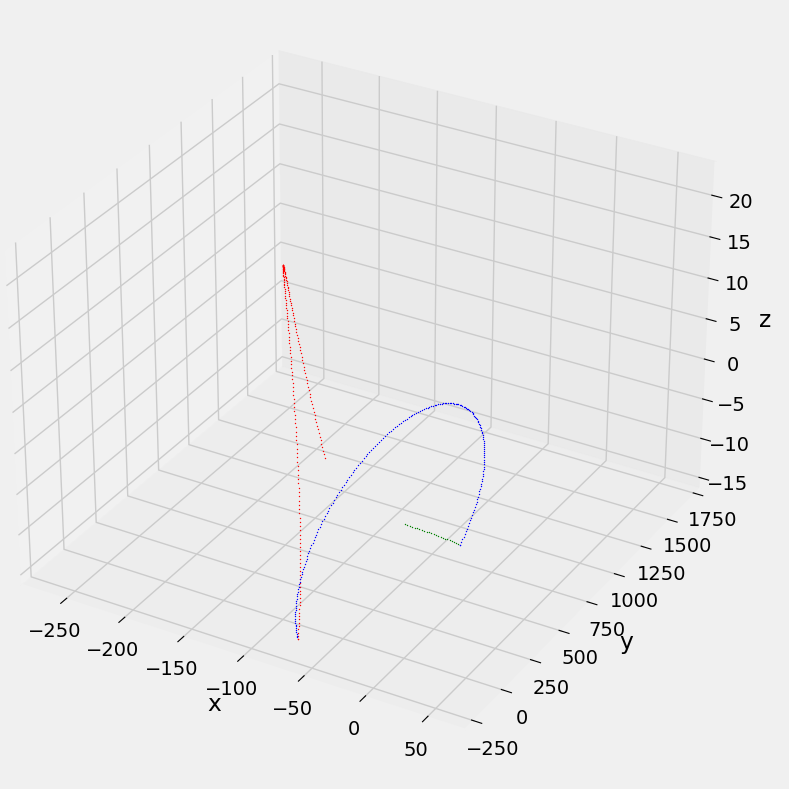

Write the Python code that produced this figure.
### https://github.com/bonarl/Clohessy-Wiltshire/blob/master/cw2.py

import math
import numpy as np
import matplotlib.pyplot as plt
from mpl_toolkits.mplot3d import Axes3D

plt.style.use('fivethirtyeight')

r0    = [0.0, 0.0, 0.0]       # initial starting position
rdot0 = [0.1, 0.0, 0.0]       # initial velocity (on release from ISS) (m/s)
R     =  6870 + 405
mu    =  398600.50
omega = math.sqrt(mu/R**3)

nframes01 = 1000
nframes02 =  200
nframes03 =  200
dt        =   20

def CW(r0, rdot0, omega, t):
  x0    = r0[0]
  y0    = r0[1]
  z0    = r0[2]
  xdot0 = rdot0[0]
  ydot0 = rdot0[1]
  zdot0 = rdot0[2]
    
  A = [[         4.0 - 3.0*math.cos(omega*t), 0.0,               0.0,           math.sin(omega*t)/omega,   2.0*(1.0-math.cos(omega*t))/omega,                     0.0],
       [ 6.0*math.sin(omega*t) - 6.0*omega*t, 1.0,               0.0, 2.0*(math.cos(omega*t)-1.0)/omega, 4.0*math.sin(omega*t)/omega - 3.0*t,                     0.0],
       [                                 0.0, 0.0, math.cos(omega*t),                               0.0,                                 0.0, math.sin(omega*t)/omega]]
  
  xt = A[0][0]*r0[0] + A[0][1]*r0[1] + A[0][2]*r0[2] + A[0][3]*rdot0[0] + A[0][4]*rdot0[1] + A[0][5]*rdot0[2]
  yt = A[1][0]*r0[0] + A[1][1]*r0[1] + A[1][2]*r0[2] + A[1][3]*rdot0[0] + A[1][4]*rdot0[1] + A[1][5]*rdot0[2]
  zt = A[2][0]*r0[0] + A[2][1]*r0[1] + A[2][2]*r0[2] + A[2][3]*rdot0[0] + A[2][4]*rdot0[1] + A[2][5]*rdot0[2]
  return [xt, yt, zt]

def CW2(r0, rdot0, omega, t):
  x0    = r0[0]
  y0    = r0[1]
  z0    = r0[2]
  xdot0 = rdot0[0]
  ydot0 = rdot0[1]
  zdot0 = rdot0[2]
    
  A = [[         4.0 - 3.0*math.cos(omega*t), 0.0,                       0.0,           math.sin(omega*t)/omega,   2.0*(1.0-math.cos(omega*t))/omega,                     0.0],
       [ 6.0*math.sin(omega*t) - 6.0*omega*t, 1.0,                       0.0, 2.0*(math.cos(omega*t)-1.0)/omega, 4.0*math.sin(omega*t)/omega - 3.0*t,                     0.0],
       [                                 0.0, 0.0,         math.cos(omega*t),                               0.0,                                 0.0, math.sin(omega*t)/omega],
       [         3.0*math.sin(omega*t)*omega, 0.0,                       0.0,                 math.cos(omega*t),               2.0*math.sin(omega*t),                     0.0],
       [     6*omega*(math.cos(omega*t)-1.0), 0.0,                       0.0,           - 2.0*math.sin(omega*t),         4.0*math.cos(omega*t) - 3.0,                     0.0],
       [                                 0.0, 0.0, - omega*math.sin(omega*t),                               0.0,                                 0.0,       math.cos(omega*t)]]
  
  xt   = A[0][0]*r0[0] + A[0][1]*r0[1] + A[0][2]*r0[2] + A[0][3]*rdot0[0] + A[0][4]*rdot0[1] + A[0][5]*rdot0[2]
  yt   = A[1][0]*r0[0] + A[1][1]*r0[1] + A[1][2]*r0[2] + A[1][3]*rdot0[0] + A[1][4]*rdot0[1] + A[1][5]*rdot0[2]
  zt   = A[2][0]*r0[0] + A[2][1]*r0[1] + A[2][2]*r0[2] + A[2][3]*rdot0[0] + A[2][4]*rdot0[1] + A[2][5]*rdot0[2]
  xdot = A[3][0]*r0[0] + A[3][1]*r0[1] + A[3][2]*r0[2] + A[3][3]*rdot0[0] + A[3][4]*rdot0[1] + A[3][5]*rdot0[2]
  ydot = A[4][0]*r0[0] + A[4][1]*r0[1] + A[4][2]*r0[2] + A[4][3]*rdot0[0] + A[4][4]*rdot0[1] + A[4][5]*rdot0[2]
  zdot = A[5][0]*r0[0] + A[5][1]*r0[1] + A[5][2]*r0[2] + A[5][3]*rdot0[0] + A[5][4]*rdot0[1] + A[5][5]*rdot0[2]
  
  return [xt, yt, zt], [xdot, ydot, zdot]
        
xs = []
ys = []
zs = []
ds = []

d       =  0
d_max   = 50
stindex = nframes01

# Maneuver 1
for i in range(nframes01):
  t = dt*i
  r_vec, rdot_vec = CW2(r0, rdot0, omega, t)
  
  xs.append(r_vec[0])
  ys.append(r_vec[1])
  zs.append(r_vec[2])
  ds.append(np.linalg.norm(r_vec))
  
  v = math.sqrt(np.linalg.norm(rdot_vec))
  stindex = i
  if ds[-1] >= d_max:
    break
  

# Maneuver 2
r0     =  r_vec
deltav = [-0.03, 0, 0.02]
for i, vectorElem in enumerate(rdot_vec):
    rdot0[i] = vectorElem + deltav[i]

for i in range(nframes02):
  t        = dt*i
  r_vec, rdot_vec = CW2(r0, rdot0, omega, t)
  
  xs.append(r_vec[0])
  ys.append(r_vec[1])
  zs.append(r_vec[2])
  ds.append(np.linalg.norm(r_vec))
    
  v = math.sqrt(np.linalg.norm(rdot_vec))

# Maneuver 3

r0     = r_vec
deltav = [0, -0.05, 0.03]
for i, vectorElem in enumerate(rdot_vec):
  rdot0[i] = vectorElem + deltav[i]  

for i in range(nframes03):
  t        = dt*i
  r_vec, rdot_vec = CW2(r0, rdot0, omega, t)
  
  xs.append(r_vec[0])
  ys.append(r_vec[1])
  zs.append(r_vec[2])
  ds.append(np.linalg.norm(r_vec))
    
  v = math.sqrt(np.linalg.norm(rdot_vec))

# Maneuver 4

r0     = r_vec
deltav = [0, -0.05, 0.03]
for i, vectorElem in enumerate(rdot_vec):
  rdot0[i] = vectorElem + deltav[i]  

for i in range(nframes03):
  t        = dt*i
  r_vec, rdot_vec = CW2(r0, rdot0, omega, t)
  
  xs.append(r_vec[0])
  ys.append(r_vec[1])
  zs.append(r_vec[2])
  ds.append(np.linalg.norm(r_vec))
    
  v = math.sqrt(np.linalg.norm(rdot_vec))


xmin, xmax = min(xs), max(xs)
ymin, ymax = min(ys), max(ys)
zmin, zmax = min(zs), max(zs)
dmin, dmax = min(ds), max(ds)

fig = plt.figure()
ax  = fig.add_subplot(111, projection = '3d', xlim = (xmin, xmax), ylim = (ymin, ymax), zlim = (zmin, zmax))
ax.set_xlabel('x')
ax.set_ylabel('y')
ax.set_zlabel('z')

for frame in range(nframes03+nframes02+stindex):
  if frame < stindex:
    ax.scatter(xs[frame], ys[frame], zs[frame], marker = '.', color = 'g', s=1)
  elif frame < nframes02 + stindex:
    ax.scatter(xs[frame], ys[frame], zs[frame], marker = '.', color = 'b', s=1)
  else:
    ax.scatter(xs[frame], ys[frame], zs[frame], marker = '.', color = 'r', s=1)

plt.show()
